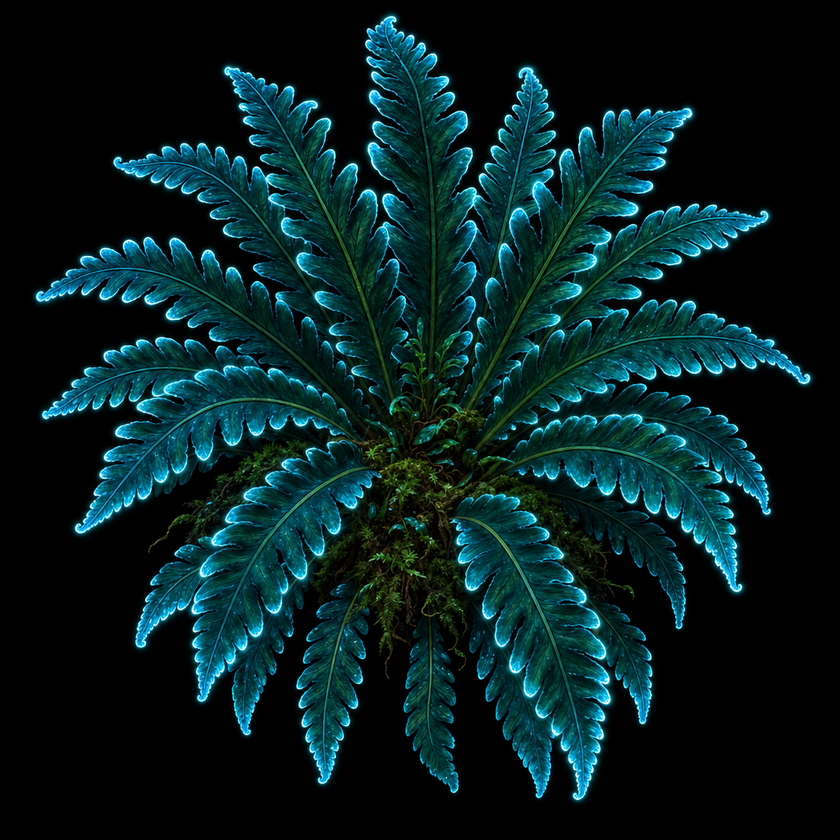
#> input picture tools/gen/raw/fern-rosette.png, 840 x 840 px, shrunk from 1024 x 1024 before the run
$ python key.py raw/fern-rosette.png out.png
#> lines starting #> are read from the running program, lines starting #| are printed output that depends on the picture; after the words box and inside, x2 and y2 are one past the last pixel; in counts of white or black regions, pixels touching at a corner belong together
#!/usr/bin/env python3
"""Key a raw PNG painted on a solid ~black backdrop into straight-alpha RGBA."""

import argparse

import numpy as np
from PIL import Image, ImageFilter

T_BG = 14
T_FG = 40
SOFT_PX = 2


def _border_connected(dark):
    """4-connected flood fill of `dark` seeded from every border pixel.

    Horizontal closure is done in one vectorised pass over per-row runs, so the
    loop only iterates once per vertical turn of the backdrop, not once per pixel.
    """
    h, w = dark.shape
    flat = dark.reshape(-1)

    starts = np.empty(flat.shape, dtype=bool)
    starts[0] = True
    starts[1:] = flat[1:] != flat[:-1]
    starts.reshape(h, w)[:, 0] = True
    run_id = (np.cumsum(starts) - 1).astype(np.int64)
    n_runs = int(run_id[-1]) + 1

    reach = np.zeros_like(dark)
    reach[0, :] = dark[0, :]
    reach[-1, :] = dark[-1, :]
    reach[:, 0] = dark[:, 0]
    reach[:, -1] = dark[:, -1]

    while True:
        hit = np.bincount(run_id, weights=reach.reshape(-1), minlength=n_runs) > 0
        grown = hit[run_id].reshape(h, w) & dark
        spread = grown.copy()
        spread[1:, :] |= grown[:-1, :]
        spread[:-1, :] |= grown[1:, :]
        spread &= dark
        if np.array_equal(spread, reach):
            return reach
        reach = spread


def _erode(mask, px):
    if px <= 0:
        return mask
    img = Image.fromarray(np.where(mask, 255, 0).astype(np.uint8), "L")
    for _ in range(px):
        img = img.filter(ImageFilter.MinFilter(3))
    return np.asarray(img) > 127


def key_image(img, t_bg=T_BG, t_fg=T_FG, soft_px=SOFT_PX):
    if t_fg <= t_bg:
        raise ValueError("--t-fg must be greater than --t-bg")

    rgb = np.asarray(img.convert("RGB"), dtype=np.float32)
    lum = rgb.max(axis=2)

    background = _border_connected(lum < t_bg)
    foreground = ~background
    core = _erode(foreground, soft_px)

    ramp = np.clip((lum - t_bg) / float(t_fg - t_bg), 0.0, 1.0)
    alpha = np.where(core, 1.0, np.where(foreground, ramp, 0.0))

    a8 = np.rint(alpha * 255.0).astype(np.uint8)
    soft = (a8 > 0) & (a8 < 255)

    out = rgb.copy()
    scale = 255.0 / np.maximum(a8.astype(np.float32), 1.0)
    out[soft] = np.clip(rgb[soft] * scale[soft][:, None], 0.0, 255.0)
    out[a8 == 0] = 0.0

    keyed = np.dstack([np.rint(out).astype(np.uint8), a8])
    stats = {
        "transparent": float((a8 == 0).mean() * 100.0),
        "soft": float(soft.mean() * 100.0),
        "opaque": float((a8 == 255).mean() * 100.0),
    }
    return Image.fromarray(keyed, "RGBA"), stats


def main():
    ap = argparse.ArgumentParser(description=__doc__)
    ap.add_argument("src")
    ap.add_argument("dst")
    ap.add_argument("--t-bg", type=int, default=T_BG)
    ap.add_argument("--t-fg", type=int, default=T_FG)
    ap.add_argument("--soft-px", type=int, default=SOFT_PX)
    args = ap.parse_args()

    src = Image.open(args.src)
#> src is the input picture: PIL image 840x840 RGB; mean R, G, B 5.6, 31.6, 33.3
    keyed, stats = key_image(src, args.t_bg, args.t_fg, args.soft_px)
#> in key_image, `lum = rgb.max(axis=2)`:
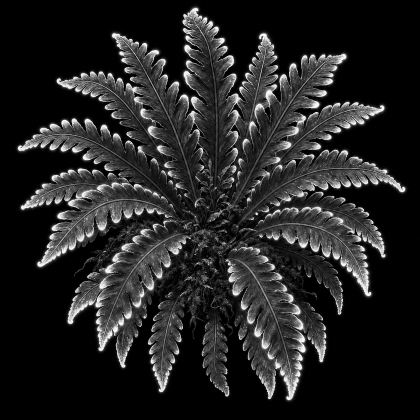
#> lum: shape (840, 840) float32 (shown at 1/2 size); min 0, max 255, mean 35.6
#> in _border_connected, `reach[0, :] = dark[0, :]`:
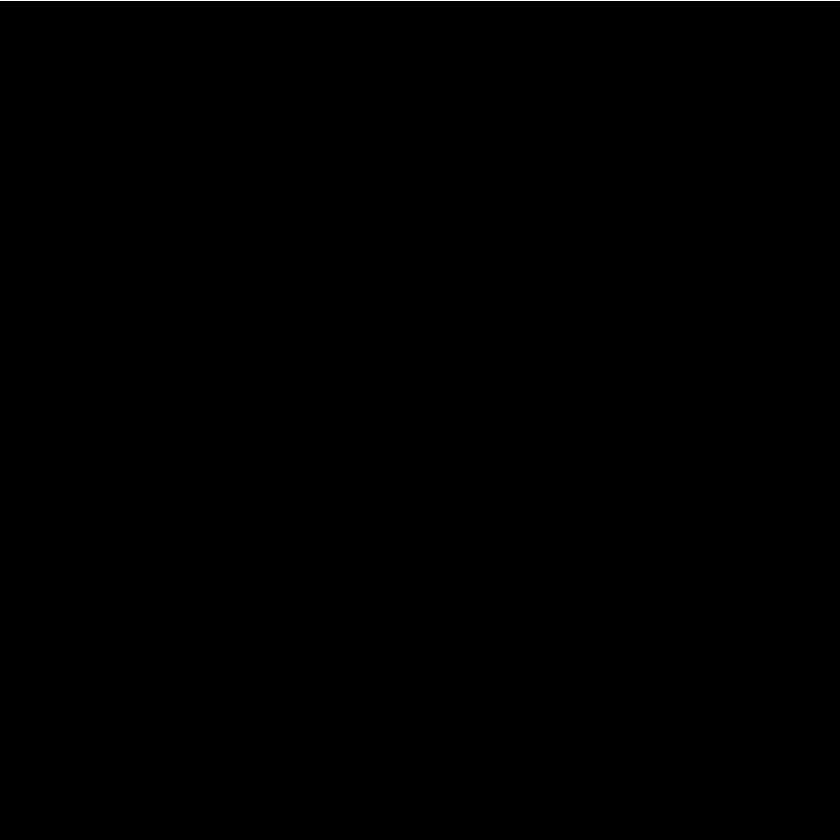
#> reach: shape (840, 840) bool; 0.12% white in thin lines or dots, all inside (x1, y1, x2, y2) = (0, 0, 840, 1)
#> after the loop in _border_connected, `while True:`:
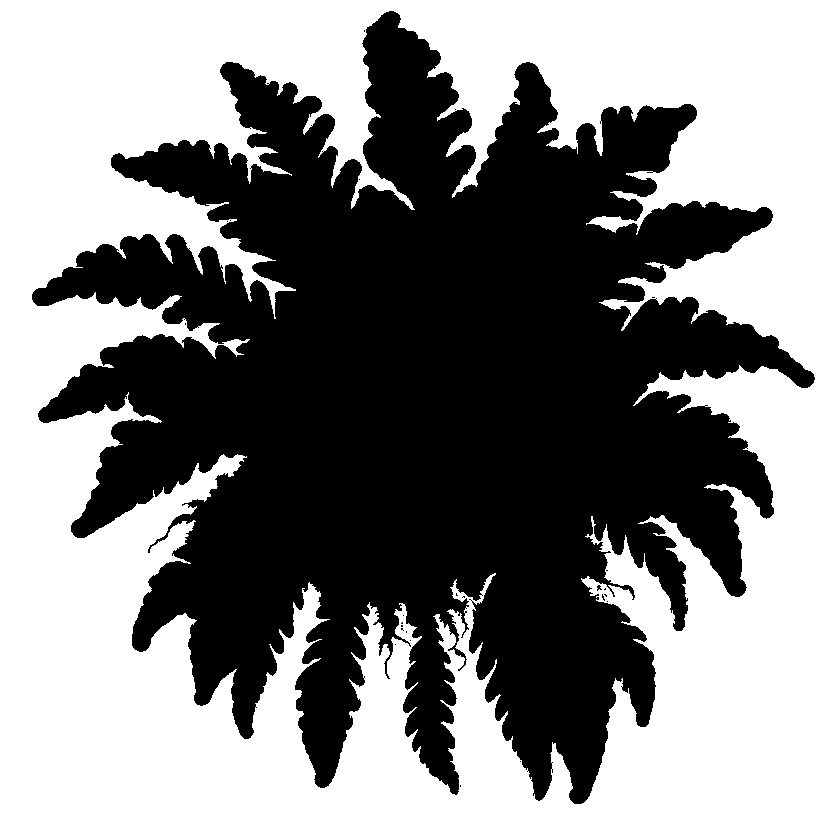
#> spread: shape (840, 840) bool; 53% white; 25 black regions (24 under 20 px), largest, box (x1, y1, x2, y2) and area: (32, 11, 815, 804) 331885
#> in key_image, `alpha = np.where(core, 1.0, np.where(foreground, ramp, 0.0))`:
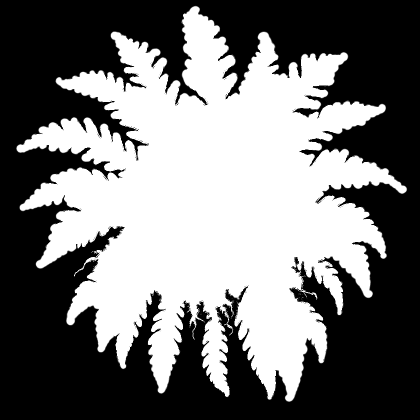
#> alpha: shape (840, 840) float32 (shown at 1/2 size); min 0, max 1, mean 0.457
#> in key_image, `out[soft] = np.clip(rgb[soft] * scale[soft][:, None], 0.0, 255.0)`:
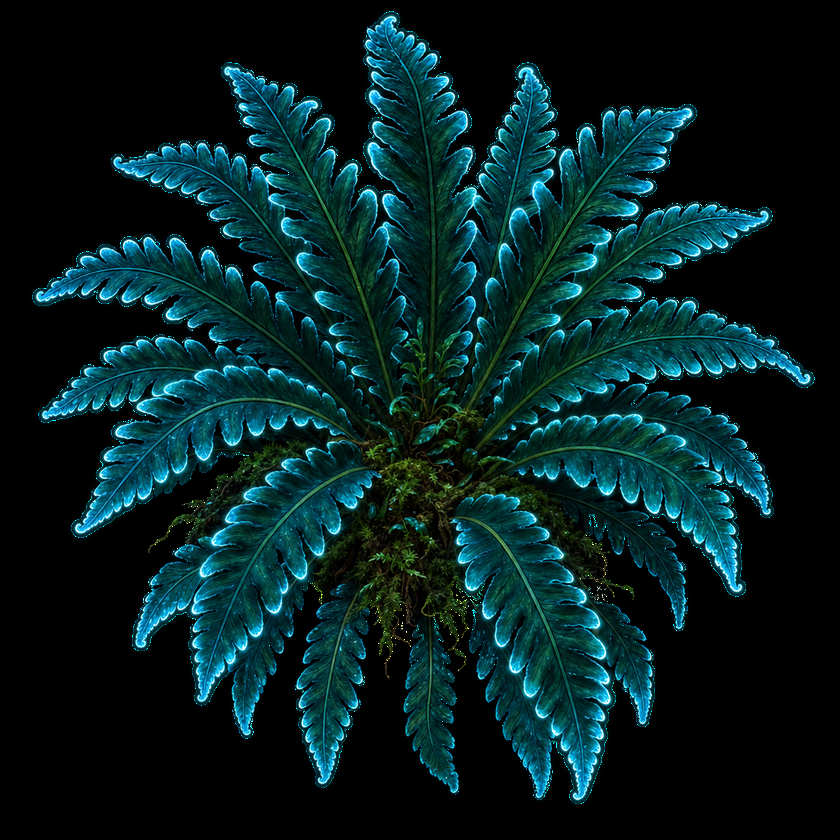
#> out: shape (840, 840, 3) float32; mean R, G, B 5.8, 32.7, 34.5
#> in key_image, `keyed = np.dstack([np.rint(out).astype(np.uint8), a8])`:
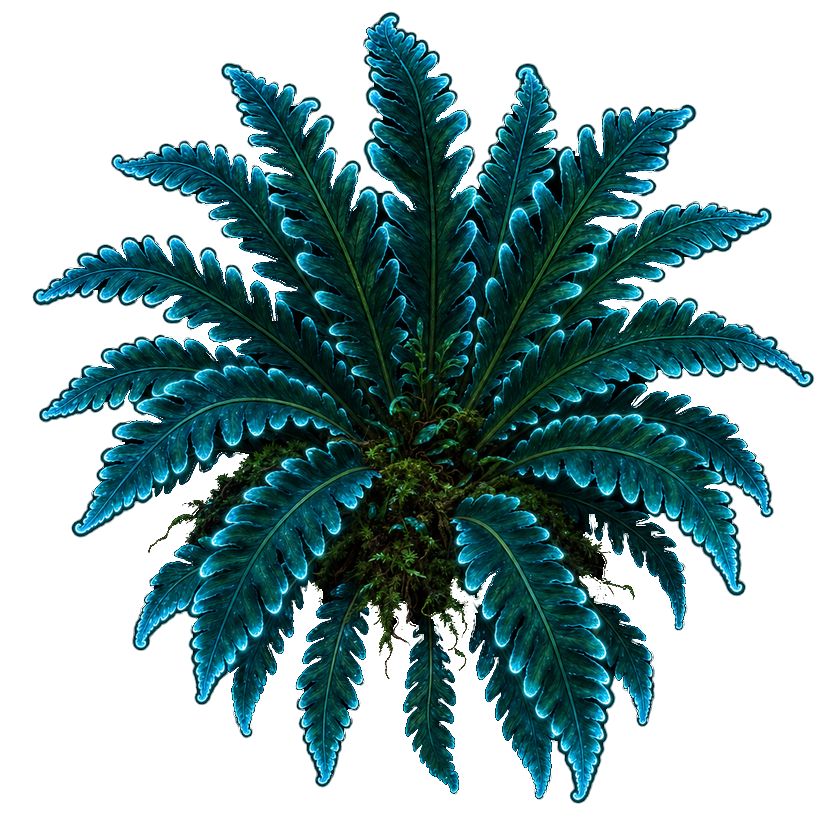
#> keyed: shape (840, 840, 4); mean R, G, B, A 5.7, 32.5, 34.2, 116.6; transparent parts drawn white
#> in key_image, `stats = { "transparent": float((a8 == 0).mean() * 100.0), "soft": floa..`: stats = {'transparent': 53.14, 'soft': 1.92, 'opaque': 44.93}
    keyed.save(args.dst)
    print(
        "%s -> %s  %dx%d  transparent %.2f%%  soft %.2f%%  opaque %.2f%%"
        % (
            args.src,
            args.dst,
            keyed.width,
            keyed.height,
            stats["transparent"],
            stats["soft"],
            stats["opaque"],
        )
    )
#| raw/fern-rosette.png -> out.png  840x840  transparent 53.14%  soft 1.92%  opaque 44.93%


if __name__ == "__main__":
    main()

$ run again, on tools/gen/raw/fungi-shelf.png
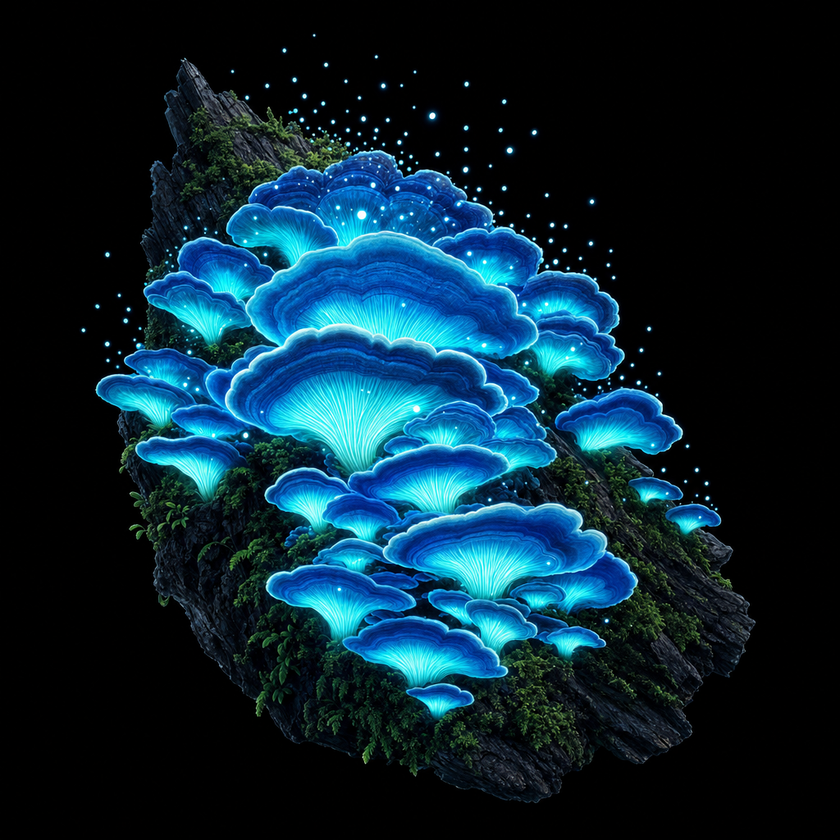
#> input picture tools/gen/raw/fungi-shelf.png, 840 x 840 px, shrunk from 1024 x 1024 before the run
#> in main, src is the input picture: PIL image 840x840 RGB; mean R, G, B 9.5, 37.5, 51.4
#> the loop in _border_connected, `while True:` made 67 passes
#> pass 1, in _border_connected, `grown = hit[run_id].reshape(h, w) & dark`:
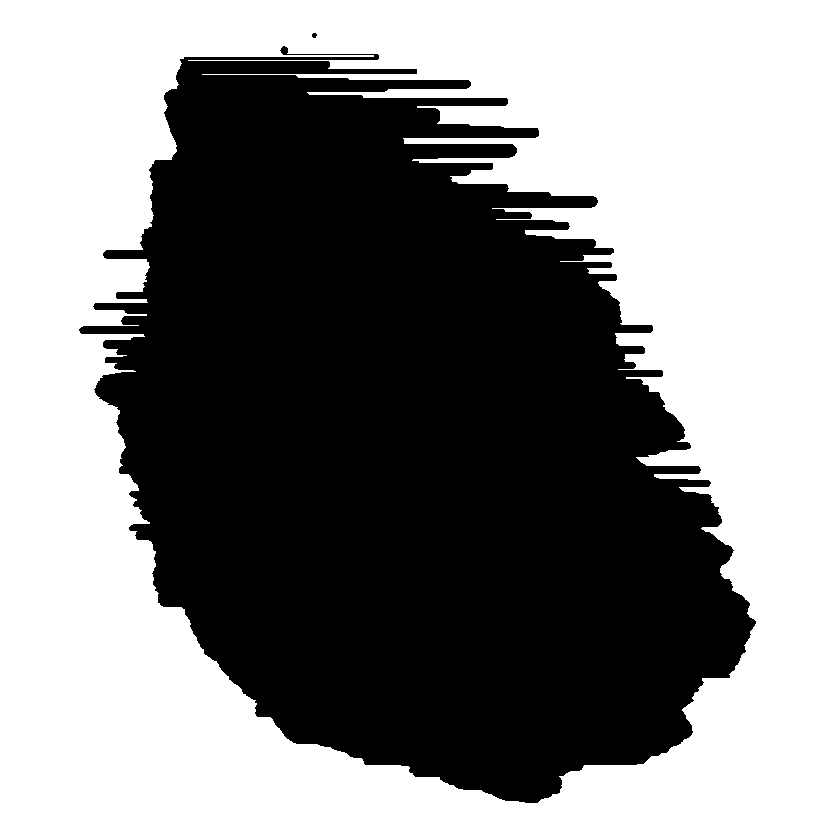
#> grown: shape (840, 840) bool; 52.9% white; 2 black regions, box (x1, y1, x2, y2) and area: (79, 46, 756, 803) 332646, (312, 33, 317, 38) 20
#> foreground: shape (840, 840) bool; 43.4% white; 101 white regions (26 under 20 px), largest, box (x1, y1, x2, y2) and area: (94, 57, 756, 803) 301856, (424, 108, 440, 125) 229, (503, 144, 517, 158) 140
#> soft: shape (840, 840) bool; 0.83% white in thin lines or dots, all inside (x1, y1, x2, y2) = (79, 33, 756, 803)
#> in key_image, `keyed = np.dstack([np.rint(out).astype(np.uint8), a8])`:
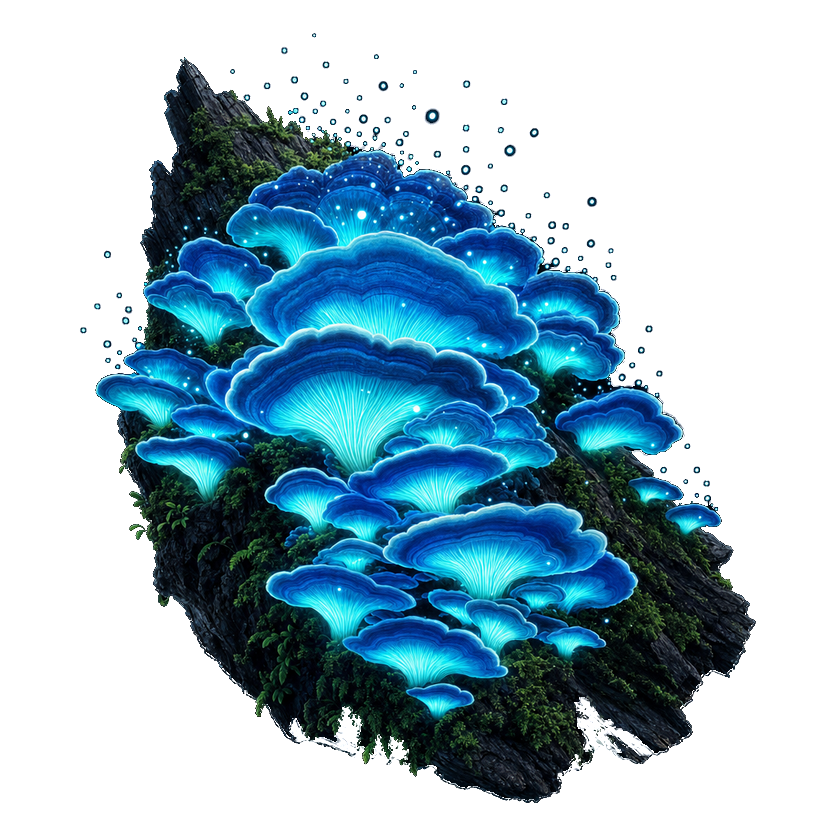
#> keyed: shape (840, 840, 4); mean R, G, B, A 9.6, 37.8, 51.9, 109; transparent parts drawn white
#> in key_image, `stats = { "transparent": float((a8 == 0).mean() * 100.0), "soft": floa..`: stats = {'transparent': 56.75, 'soft': 0.828, 'opaque': 42.42}
#| raw/fungi-shelf.png -> out.png  840x840  transparent 56.75%  soft 0.83%  opaque 42.42%

$ run again, on tools/gen/raw/glow-pods.png
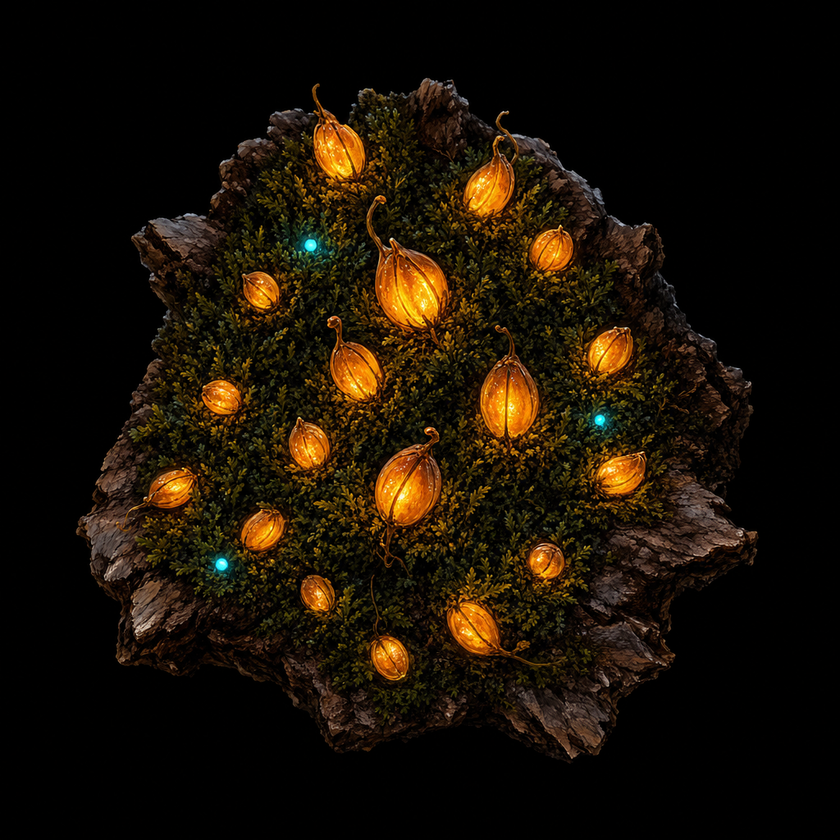
#> input picture tools/gen/raw/glow-pods.png, 840 x 840 px, shrunk from 1024 x 1024 before the run
#> in main, src is the input picture: PIL image 840x840 RGB; mean R, G, B 25.6, 16.7, 5.6
#> the loop in _border_connected, `while True:` made 126 passes
#> pass 1, in _border_connected, `grown = hit[run_id].reshape(h, w) & dark`:
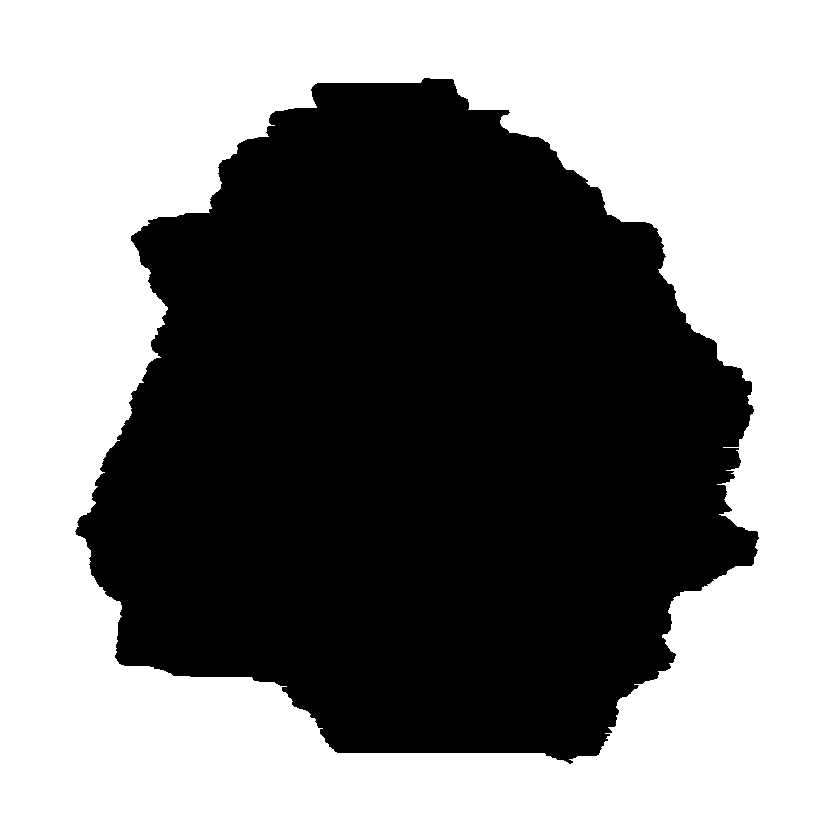
#> grown: shape (840, 840) bool; 53% white; 1 black region, box (x1, y1, x2, y2) and area: (75, 78, 759, 764) 331458
#> foreground: shape (840, 840) bool; 43.9% white; 165 white regions (137 under 20 px), largest, box (x1, y1, x2, y2) and area: (75, 78, 759, 764) 306420, (197, 649, 274, 682) 691, (667, 433, 710, 462) 602
#> soft: shape (840, 840) bool; 1.6% white in thin lines or dots, all inside (x1, y1, x2, y2) = (75, 78, 759, 764)
#> in key_image, `keyed = np.dstack([np.rint(out).astype(np.uint8), a8])`:
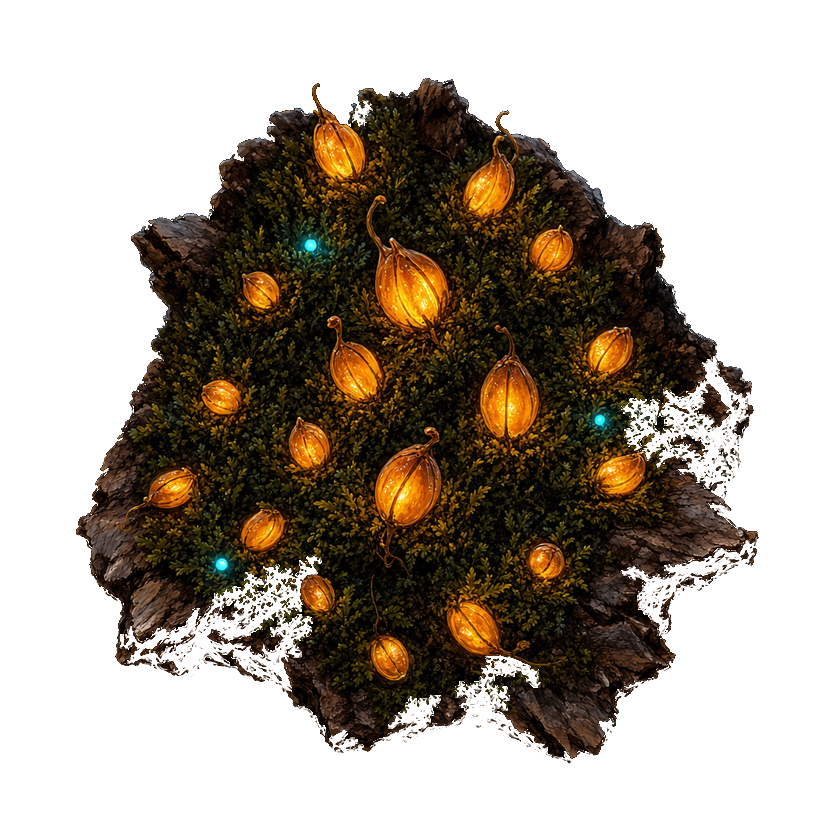
#> keyed: shape (840, 840, 4); mean R, G, B, A 26.4, 17.2, 5.9, 109; transparent parts drawn white
#> in key_image, `stats = { "transparent": float((a8 == 0).mean() * 100.0), "soft": floa..`: stats = {'transparent': 56.34, 'soft': 1.62, 'opaque': 42.04}
#| raw/glow-pods.png -> out.png  840x840  transparent 56.34%  soft 1.62%  opaque 42.04%
